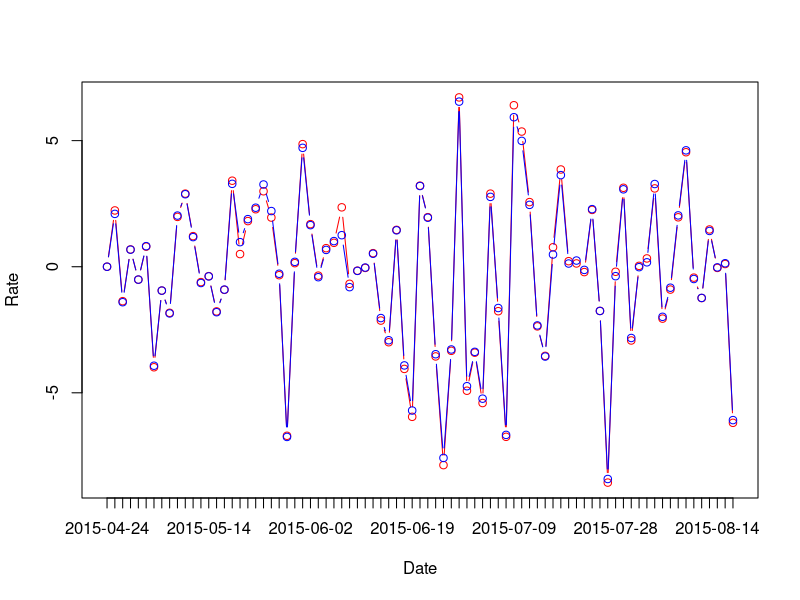
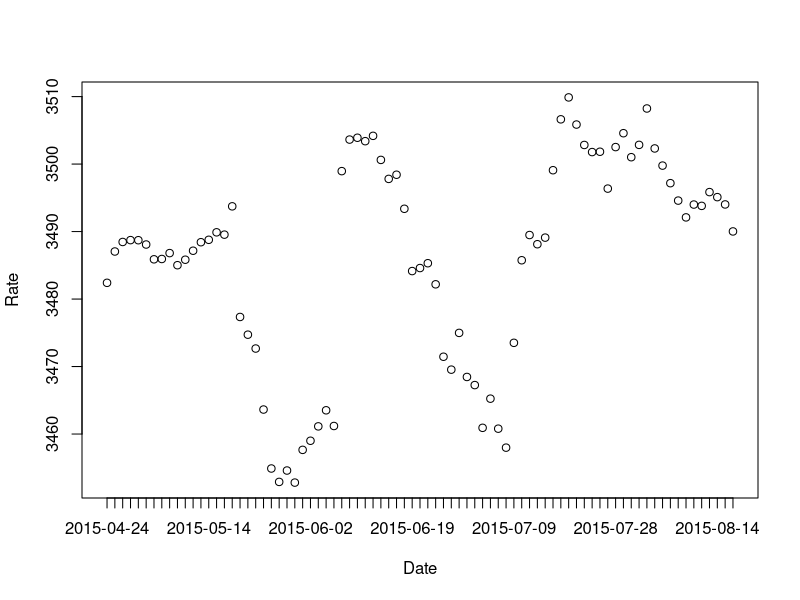
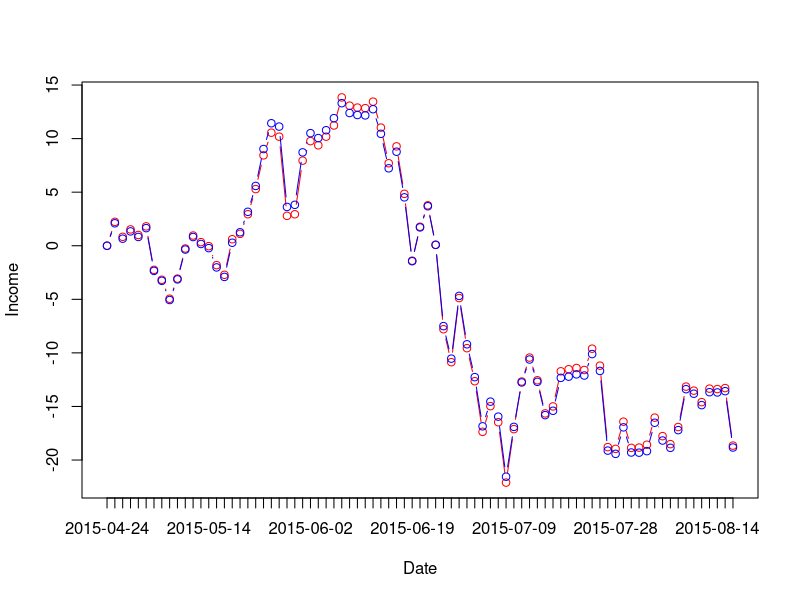

These charts were generated, in order, by the following R code:
hs300 <- read.table("hs300.csv", sep=',', header=TRUE, stringsAsFactors=FALSE)
hs300 <- na.omit(hs300)
hs300$Date <- as.Date(hs300$Date, "%Y-%m-%d")
hs300 <- hs300[order(hs300$Date),]

for (i in 2:length(hs300$Date)) hs300[i, "IndexRate"] <- (hs300[i, "Close"] / hs300[i - 1, "Close"] - 1) * 100
hs300[1, "IndexRate"] <- 0
for (i in 2:length(hs300$Date)) hs300[i, "FundRate"] <- (hs300[i, "Net"] / hs300[i - 1, "Net"] - 1) * 100
hs300[1, "FundRate"] <- 0

plot(hs300$IndexRate, type='b', col='red', xaxt='n', xlab='Date', ylab='Rate')
lines(hs300$FundRate, type='b', col='blue')
axis(1, 1:length(hs300$Date), labels=hs300$Date)

hs300$FixRate <- hs300$Close/hs300$Net
dev.new()
plot(hs300$FixRate, xaxt='n', xlab='Date', ylab='Rate')
axis(1, 1:length(hs300$Date), labels=hs300$Date)

start <- 1
hs300$IndexIncome <- (hs300$Close / hs300[start, 'Close'] - 1) * 100
hs300$FundIncome <- (hs300$Net /hs300[start, 'Net'] - 1) * 100
max4p <- max(hs300$IndexIncome, hs300$FundIncome)
min4p <- min(hs300$IndexIncome, hs300$FundIncome)
dev.new()
plot(hs300$IndexIncome, type='b', col='red', xaxt='n', xlab='Date', ylab='Income', ylim=c(min4p, max4p))
lines(hs300$FundIncome, type='b', col='blue')
axis(1, 1:length(hs300$Date), labels=hs300$Date)

print(mean(hs300$FundRate - hs300$IndexRate))
print(sd(hs300$FundRate - hs300$IndexRate))
